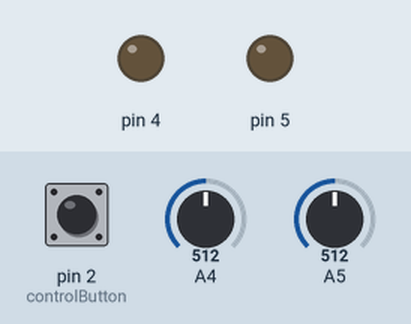
The sketch below on a simulated Arduino Uno, built with avr-gcc and run on an emulated ATmega328P. Parts: output pins drawn as LEDs (lit = HIGH). Dashed ring = blinking. Inputs (shaded band) come from the test bench; at power-on: pin 2 (controlButton) HIGH, A4 = 512, A5 = 512. No radio packets arrive unless stated; what the sketch prints to the serial monitor is not drawn.

Above: at 1.4 s.
1.5 s: pin 2 (controlButton) pulled LOW for 0.15 s
At 2.4 s:
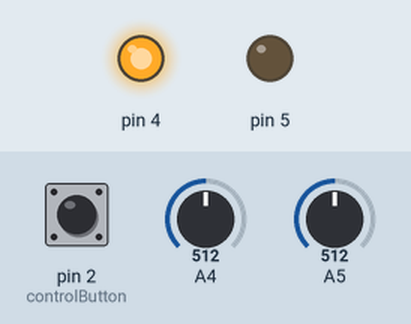
At 3.0 s:
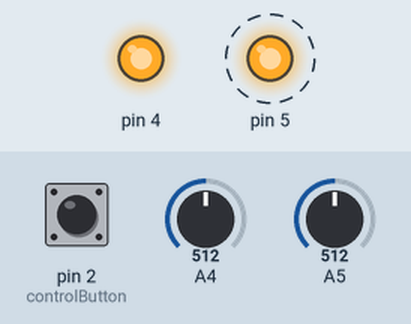
Timing chart, 0 to 10.6 s (numbered marks = the images above; inputs shaded):
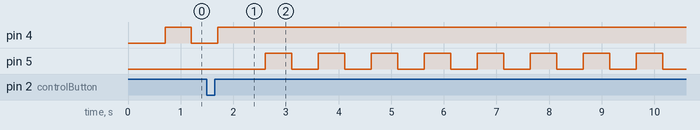

The sketch:

transmitter.ino
```cpp
#include "src/LED.h"
#include "src/Button.h"
#include "src/Joystick.h"
#include "src/Debug.h"
#include "src/Buzzer.h"
#include <SPI.h>
#include <RF24.h>

// RF24 配置
RF24 radio(7, 8);  // CE, CSN 引脚
const byte address[][6] = {"1Node", "2Node"};  // 使用两个地址用于双向通信

// 创建LED对象
LED statusLed(4);    // 状态指示灯
LED signalLed(5);    // 信号指示灯

// 创建摇杆对象
Joystick throttleStick(A4, true, 50, 0, 1023);    // 油门摇杆（上下），改为自动回中
Joystick directionStick(A5, true, 50, 0, 1023);   // 方向摇杆（左右），自动回中

// 添加按钮头文件和对象声明
Button controlButton(2);  // 控制按钮在2号引脚

// 创建蜂鸣器对象
Buzzer buzzer(3);

// 控制数据结构
struct ControlData {
    int8_t throttle;    // 油门值 (-100 到 100)
    int8_t direction;   // 方向值 (-100 到 100)
} controlData;

unsigned long lastAckTime = 0;      // 上次收到ACK的时间
unsigned long lastDebugTime = 0;    // 上次打印调试信息的时间
const unsigned long ackTimeout = 1000;  // ACK超时时间
const unsigned long debugInterval = 1000;  // 调试打印间隔（1秒）
bool firstConnection = true;  // 标志是否是第一次连接

// 添加状态标志
bool systemEnabled = false;    // 系统是否已启动的标志

void setup() {
    DEBUG_BEGIN(9600);
    DEBUG_INFO("遥控器启动");

    // 初始化摇杆
    throttleStick.begin();
    directionStick.begin();

    if (!radio.begin()) {
        DEBUG_ERROR("Radio hardware not responding!");
        // while (1) {}
    }

    // NRF24L01+配置
    radio.setPALevel(RF24_PA_MAX);
    radio.setDataRate(RF24_250KBPS);
    radio.setRetries(3, 5);
    radio.enableAckPayload();

    // 设置通道并验证
    radio.setChannel(76);
    uint8_t actualChannel = radio.getChannel();
    DEBUG_PRINTF("设置通道: 76, 实际通道: %d\n", actualChannel);
    if (actualChannel != 76) {
        DEBUG_ERROR("通道设置失败！");
    }

    radio.openWritingPipe(address[0]);
    radio.openReadingPipe(1, address[1]);

    // 开机时LED闪烁，表示等待启动
    statusLed.setState(LED::CONTINUOUS_FLASH);
    DEBUG_INFO("等待按下按钮启动系统");
}

void loop() {
    // 更新LED状态
    statusLed.update();
    signalLed.update();

    // 更新按钮状态并获取事件
    Button::ButtonEvent buttonEvent = controlButton.update();

    // 检查系统是否已启动
    if (!systemEnabled) {
        // 等待按钮单击才启动系统
        if (buttonEvent == Button::SINGLE_CLICK) {
            systemEnabled = true;
            statusLed.setState(LED::ON);
            DEBUG_INFO("系统已启动");
        }
        return;  // 系统未启动时不执行后续代码
    }
    // 系统启动后的正常控制代码
    int8_t rawThrottle = throttleStick.getMapped();
    rawThrottle = max(0, rawThrottle);  // 将负值截断为0
    controlData.throttle = map(rawThrottle, 0, 100, 0, 100);
    controlData.direction = directionStick.getMapped();

    // 发送数据并等待ACK
    bool success = radio.write(&controlData, sizeof(controlData));
    bool signalGood = false;  // 信号状态标志

    if (success && radio.isAckPayloadAvailable()) {
        char ack;
        radio.read(&ack, sizeof(ack));
        if (ack == 'A') {
            lastAckTime = millis();
            signalGood = true;

            if (firstConnection) {
                signalLed.setState(LED::DOUBLE_FLASH);
                buzzer.setState(Buzzer::DOUBLE_BEEP);
                firstConnection = false;
            } else {
                signalLed.setState(LED::ON);
            }
        }
    }

    // 信号不好或超时时闪烁LED
    if (!signalGood || (millis() - lastAckTime > ackTimeout)) {
        signalLed.setState(LED::CONTINUOUS_FLASH);
    }

    // 每秒打印一次摇杆值
    if (millis() - lastDebugTime >= debugInterval) {
        DEBUG_PRINTF("油门: %d, 方向: %d\n", controlData.throttle, controlData.direction);
        DEBUG_PRINTF("油门原始值: %d, 方向原始值: %d\n",
            throttleStick.getRaw(),
            directionStick.getRaw());
        lastDebugTime = millis();
    }

    delay(20);  // 50Hz发送频率
} 
```

Button.cpp
```cpp
#include "Button.h"

Button::Button(uint8_t buttonPin) :
    pin(buttonPin),
    lastState(HIGH),
    buttonState(HIGH),
    lastDebounceTime(0),
    lastPressTime(0),
    waitingForSecondClick(false),
    pressStartTime(0),
    isLongPressing(false),
    longPressHandled(false) {
    pinMode(pin, INPUT_PULLUP);
}

Button::ButtonEvent Button::update() {
    ButtonEvent event = NONE;
    int reading = digitalRead(pin);
    unsigned long currentTime = millis();

    // 去抖动处理
    if (reading != lastState) {
        lastDebounceTime = currentTime;
    }

    if ((currentTime - lastDebounceTime) > DEBOUNCE_DELAY) {
        if (reading != buttonState) {
            buttonState = reading;

            if (buttonState == LOW) {  // 按钮按下
                pressStartTime = currentTime;
                isLongPressing = true;
                longPressHandled = false;
            }
            else {  // 按钮释放
                if (isLongPressing) {
                    if (longPressHandled) {
                        event = LONG_PRESS_RELEASE;
                    } else {
                        // 检查是否为双击的一部分
                        if (waitingForSecondClick) {
                            if ((currentTime - lastPressTime) <= DOUBLE_CLICK_TIME) {
                                event = DOUBLE_CLICK;
                                waitingForSecondClick = false;
                            }
                        } else {
                            waitingForSecondClick = true;
                            lastPressTime = currentTime;
                        }
                    }
                }
                isLongPressing = false;
            }
        }
    }

    // 检查长按
    if (isLongPressing && !longPressHandled) {
        if ((currentTime - pressStartTime) >= LONG_PRESS_TIME) {
            event = LONG_PRESS;
            longPressHandled = true;
        }
    }

    // 检查单击超时
    if (waitingForSecondClick &&
        (currentTime - lastPressTime) > DOUBLE_CLICK_TIME &&
        !isLongPressing) {
        event = SINGLE_CLICK;
        waitingForSecondClick = false;
    }

    lastState = reading;
    return event;
} 
```

Button.h
```cpp
#ifndef BUTTON_H
#define BUTTON_H

#include <Arduino.h>

class Button {
public:
    // 定义按钮事件类型
    enum ButtonEvent {
        NONE,           // 无事件
        SINGLE_CLICK,   // 单击
        DOUBLE_CLICK,   // 双击
        LONG_PRESS,     // 长按
        LONG_PRESS_RELEASE  // 长按释放
    };

    // 构造函数
    Button(uint8_t buttonPin);

    // 更新按钮状态并返回事件类型
    ButtonEvent update();

private:
    uint8_t pin;              // 按钮引脚
    bool lastState;           // 上一次按钮状态
    bool buttonState;         // 当前按钮状态
    unsigned long lastDebounceTime;  // 上次去抖动时间

    // 双击检测相关
    unsigned long lastPressTime;     // 上次按下时间
    bool waitingForSecondClick;      // 等待第二次点击标志

    // 长按检测相关
    unsigned long pressStartTime;     // 按下开始时间
    bool isLongPressing;             // 正在长按标志
    bool longPressHandled;           // 长按是否已处理标志

    // 时间常量
    static const unsigned long DEBOUNCE_DELAY = 50;    // 去抖动延时(ms)
    static const unsigned long DOUBLE_CLICK_TIME = 400; // 双击间隔时间(ms)
    static const unsigned long LONG_PRESS_TIME = 1000;  // 长按触发时间(ms)
};

#endif 
```

Buzzer.cpp
```cpp
#include "Buzzer.h"

Buzzer::Buzzer(uint8_t buzzerPin) :
    pin(buzzerPin),
    currentState(OFF),
    lastUpdateTime(0),
    continuousInterval(500),    // 默认持续响间隔500ms
    doubleBeepInterval(200),    // 默认双响间隔200ms
    isBeeping(false),
    beepCount(0) {
}

void Buzzer::setState(State newState) {
    if (currentState != newState) {
        currentState = newState;
        isBeeping = false;
        beepCount = 0;
        lastUpdateTime = millis();

        // 如果切换到常响或关闭状态，立即更新蜂鸣器
        if (newState == ON) {
            tone(pin, 2000);  // 2000Hz的声音
            isBeeping = true;
        } else if (newState == OFF) {
            noTone(pin);
            isBeeping = false;
        }
    }
}

void Buzzer::update() {
    switch (currentState) {
        case ON:
            // 常响状态不需要更新
            break;
        case OFF:
            // 关闭状态不需要更新
            break;
        case SINGLE_BEEP:
            updateSingleBeep();
            break;
        case DOUBLE_BEEP:
            updateDoubleBeep();
            break;
        case CONTINUOUS_BEEP:
            updateContinuousBeep();
            break;
    }
}

void Buzzer::updateSingleBeep() {
    unsigned long currentTime = millis();

    if (currentTime - lastUpdateTime >= doubleBeepInterval) {
        if (beepCount == 0) {
            tone(pin, 2000);  // 2000Hz的声音
            isBeeping = true;
            beepCount++;
        } else if (beepCount == 1) {
            noTone(pin);
            isBeeping = false;
            beepCount = 0;
            setState(OFF);  // 完成单响后关闭
        }
        lastUpdateTime = currentTime;
    }
}

void Buzzer::updateDoubleBeep() {
    unsigned long currentTime = millis();

    if (currentTime - lastUpdateTime >= doubleBeepInterval) {
        switch (beepCount) {
            case 0:  // 第一次响
                tone(pin, 2000);
                isBeeping = true;
                break;
            case 1:  // 第一次停
                noTone(pin);
                isBeeping = false;
                break;
            case 2:  // 第二次响
                tone(pin, 2000);
                isBeeping = true;
                break;
            case 3:  // 第二次停
                noTone(pin);
                isBeeping = false;
                beepCount = -1;  // 重置计数
                setState(OFF);  // 完成双响后关闭
                break;
        }
        beepCount++;
        lastUpdateTime = currentTime;
    }
}

void Buzzer::updateContinuousBeep() {
    unsigned long currentTime = millis();

    if (currentTime - lastUpdateTime >= continuousInterval) {
        if (!isBeeping) {
            tone(pin, 2000);
        } else {
            noTone(pin);
        }
        isBeeping = !isBeeping;
        lastUpdateTime = currentTime;
    }
} 
```

Buzzer.h
```cpp
#ifndef BUZZER_H
#define BUZZER_H

#include <Arduino.h>

class Buzzer {
public:
    // 蜂鸣器状态枚举
    enum State {
        OFF,                // 关闭
        ON,                 // 常响
        SINGLE_BEEP,       // 单响
        DOUBLE_BEEP,       // 双响
        CONTINUOUS_BEEP    // 持续响
    };

    // 构造函数
    Buzzer(uint8_t buzzerPin);

    // 更新蜂鸣器状态
    void update();

    // 设置蜂鸣器状态
    void setState(State newState);

    // 设置持续响的间隔(ms)
    void setContinuousInterval(unsigned long interval) { continuousInterval = interval; }

    // 设置双响的间隔(ms)
    void setDoubleBeepInterval(unsigned long interval) { doubleBeepInterval = interval; }

private:
    uint8_t pin;                       // 蜂鸣器引脚
    State currentState;                // 当前状态
    unsigned long lastUpdateTime;       // 上次更新时间
    unsigned long continuousInterval;   // 持续响的间隔 (默认500ms)
    unsigned long doubleBeepInterval;   // 双响的间隔 (默认200ms)
    bool isBeeping;                    // 蜂鸣器当前是否在响
    uint8_t beepCount;                 // 响声计数

    // 更新不同模式
    void updateSingleBeep();
    void updateDoubleBeep();
    void updateContinuousBeep();
};

#endif 
```

ChannelManager.cpp
```cpp
#include "ChannelManager.h"

// 预定义4个通道，避开常见的WiFi通道
const uint8_t ChannelManager::CHANNELS[CHANNEL_COUNT] = {76, 66, 86, 56};

ChannelManager::ChannelManager(RF24& radio)
    : _radio(radio)
    , _autoChannelEnabled(true)
    , _currentChannel(DEFAULT_CHANNEL)
    , _channelIndex(0)
{
}

void ChannelManager::setAutoChannelEnabled(bool enabled) {
    _autoChannelEnabled = enabled;
}

bool ChannelManager::isAutoChannelEnabled() const {
    return _autoChannelEnabled;
}

uint8_t ChannelManager::getCurrentChannel() const {
    return _currentChannel;
}

void ChannelManager::switchToNextChannel() {
    if (!_autoChannelEnabled) return;

    // 在预定义的通道中循环切换
    _channelIndex = (_channelIndex + 1) % CHANNEL_COUNT;
    _currentChannel = CHANNELS[_channelIndex];

    // 应用新通道
    _radio.stopListening();
    _radio.setChannel(_currentChannel);
    _radio.startListening();

    // 打印调试信息
    Serial.print(F("切换到新通道: "));
    Serial.println(_currentChannel);
}

void ChannelManager::begin() {
    _radio.setChannel(_currentChannel);
    Serial.print(F("初始通道: "));
    Serial.println(_currentChannel);
    Serial.print(F("智能调频: "));
    Serial.println(_autoChannelEnabled ? F("已启用") : F("已禁用"));
}

void ChannelManager::onTransmitFailed() {
    if (_autoChannelEnabled) {
        switchToNextChannel();
    }
}

void ChannelManager::onReceiveTimeout() {
    if (_autoChannelEnabled) {
        switchToNextChannel();
    }
} 
```

ChannelManager.h
```cpp
#ifndef CHANNEL_MANAGER_H
#define CHANNEL_MANAGER_H

#include <RF24.h>

class ChannelManager {
public:
    ChannelManager(RF24& radio);

    // 设置是否启用智能调频
    void setAutoChannelEnabled(bool enabled);
    bool isAutoChannelEnabled() const;

    // 获取当前通道
    uint8_t getCurrentChannel() const;

    // 切换到下一个通道
    void switchToNextChannel();

    // 初始化通道管理器
    void begin();

    // 在发送失败时调用
    void onTransmitFailed();

    // 在接收超时时调用
    void onReceiveTimeout();

private:
    RF24& _radio;
    bool _autoChannelEnabled;
    uint8_t _currentChannel;
    uint8_t _channelIndex;

    // 预定义的几个通道
    static const uint8_t CHANNEL_COUNT = 4;
    static const uint8_t CHANNELS[CHANNEL_COUNT];
    static const uint8_t DEFAULT_CHANNEL = 76;
};

#endif 
```

Debug.h
```cpp
#ifndef DEBUG_H
#define DEBUG_H

#include <Arduino.h>

// 调试开关，在编译时决定是否包含调试代码
#define DEBUG_ENABLED 1

// 初始化调试串口
#if DEBUG_ENABLED
    #define DEBUG_BEGIN(baud) do { \
        Serial.begin(baud); \
        while(!Serial) { ; } \
    } while(0)
#else
    #define DEBUG_BEGIN(baud)
#endif

// 基础打印宏
#if DEBUG_ENABLED
    #define DEBUG_PRINT(x) Serial.print(x)
    #define DEBUG_PRINTLN(x) Serial.println(x)

    // 带标签的打印
    #define DEBUG_INFO(x) do { \
        Serial.print(F("[INFO] ")); \
        Serial.println(x); \
    } while(0)

    #define DEBUG_ERROR(x) do { \
        Serial.print(F("[ERROR] ")); \
        Serial.println(x); \
    } while(0)

    #define DEBUG_WARN(x) do { \
        Serial.print(F("[WARN] ")); \
        Serial.println(x); \
    } while(0)

    // 格式化打印，最大支持128字节
    #define DEBUG_PRINTF(fmt, ...) do { \
        char buf[128]; \
        snprintf(buf, sizeof(buf), fmt, ##__VA_ARGS__); \
        Serial.print(buf); \
    } while(0)
#else
    #define DEBUG_PRINT(x)
    #define DEBUG_PRINTLN(x)
    #define DEBUG_INFO(x)
    #define DEBUG_ERROR(x)
    #define DEBUG_WARN(x)
    #define DEBUG_PRINTF(fmt, ...)
#endif

#endif 
```

Joystick.cpp
```cpp
#include "Joystick.h"
#include <Arduino.h>

Joystick::Joystick(int pin, bool autoCenter, int deadzone, int minValue, int maxValue) {
    this->pin = pin;
    this->deadzone = deadzone;
    this->autoCenter = autoCenter;
    this->minValue = minValue;
    this->maxValue = maxValue;
    this->center = autoCenter ? (maxValue + minValue) / 2 : minValue;
}

void Joystick::begin() {
    pinMode(pin, INPUT);
    if (autoCenter) {
        calibrate();
    }
}

void Joystick::calibrate() {
    if (autoCenter) {
        center = analogRead(pin);
        // 确保中心点在有效范围内
        center = constrain(center, minValue, maxValue);
        delay(100);
    }
}

int Joystick::getRaw() {
    int raw = analogRead(pin);
    return constrain(raw, minValue, maxValue);
}

int Joystick::getMapped() {
    int raw = getRaw();

    if (autoCenter) {
        // 自动回中的摇杆使用中心点计算
        int value = raw - center;

        // 应用死区
        if (abs(value) < deadzone) {
            return 0;
        }

        // 映射到 -100 到 100
        if (value > 0) {
            return map(value, deadzone, maxValue-center, 0, 100);
        } else {
            return map(value, minValue-center, -deadzone, -100, 0);
        }
    } else {
        // 不自动回中的摇杆直接映射整个范围
        return map(raw, minValue, maxValue, -100, 100);
    }
}

bool Joystick::isCenter() {
    if (!autoCenter) {
        return false;
    }
    int value = getRaw() - center;
    return abs(value) < deadzone;
} 
```

Joystick.h
```cpp
#ifndef JOYSTICK_H
#define JOYSTICK_H

#include <Arduino.h>

class Joystick {
private:
    int pin;            // 模拟输入引脚
    int center;         // 中心值
    int deadzone;       // 死区值
    bool autoCenter;    // 是否自动回中
    int minValue;       // 最小值
    int maxValue;       // 最大值

public:
    // 构造函数添加死区和范围参数
    Joystick(int pin, bool autoCenter = true,
             int deadzone = 50,
             int minValue = 0,
             int maxValue = 1023);

    void begin();
    void calibrate();   // 校准中心点
    int getRaw();       // 获取原始值
    int getMapped();    // 获取映射后的值 (-100 到 100)
    bool isCenter();    // 判断是否在中心位置
};

#endif 
```

LED.h
```cpp
#ifndef LED_H
#define LED_H

#include <Arduino.h>

class LED {
public:
    // LED状态枚举
    enum State {
        OFF,                // 关闭
        ON,                 // 常亮
        SINGLE_FLASH,       // 单闪
        DOUBLE_FLASH,       // 双闪
        CONTINUOUS_FLASH,   // 持续闪烁
        BREATHING           // 呼吸灯效果
    };

    // 构造函数
    LED(uint8_t ledPin);

    // 更新LED状态
    void update();

    // 设置LED状态
    void setState(State newState);

    // 设置闪烁间隔(ms)
    void setFlashInterval(unsigned long interval) { flashInterval = interval; }

    // 设置呼吸周期(ms)
    void setBreathCycle(unsigned long cycle) { breathCycle = cycle; }

private:
    uint8_t pin;                    // LED引脚
    State currentState;             // 当前状态
    unsigned long lastUpdateTime;    // 上次更新时间
    unsigned long flashInterval;     // 闪烁间隔
    unsigned long breathCycle;       // 呼吸周期
    bool isOn;                      // LED当前是否亮起
    uint8_t flashCount;             // 闪烁计数

    // 更新不同模式
    void updateSingleFlash();
    void updateDoubleFlash();
    void updateContinuousFlash();
    void updateBreathing();
};

#endif 
```

Source omitted: LED.cpp (3359 bytes)

Measured:
- after the input at 1.5 s, pin 4: goes on until 1.7 s, then stays HIGH; pin 5: alternates HIGH for 0.50 s and LOW for 0.50 s, starting after 1.1 s
